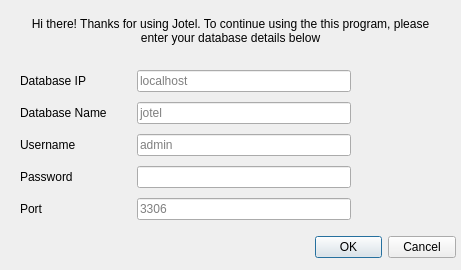
<?xml version="1.0" encoding="UTF-8"?>
<ui version="4.0">
 <class>DatabaseInput</class>
 <widget class="QDialog" name="DatabaseInput">
  <property name="geometry">
   <rect>
    <x>0</x>
    <y>0</y>
    <width>461</width>
    <height>270</height>
   </rect>
  </property>
  <property name="windowTitle">
   <string>Database Setup</string>
  </property>
  <widget class="QWidget" name="verticalLayoutWidget">
   <property name="geometry">
    <rect>
     <x>0</x>
     <y>0</y>
     <width>461</width>
     <height>61</height>
    </rect>
   </property>
   <layout class="QVBoxLayout" name="verticalLayout">
    <property name="sizeConstraint">
     <enum>QLayout::SetDefaultConstraint</enum>
    </property>
    <item>
     <widget class="QLabel" name="label">
      <property name="frameShape">
       <enum>QFrame::NoFrame</enum>
      </property>
      <property name="text">
       <string>Hi there! Thanks for using Jotel. To continue using the this program, please 
enter your database details below</string>
      </property>
      <property name="alignment">
       <set>Qt::AlignCenter</set>
      </property>
      <property name="wordWrap">
       <bool>true</bool>
      </property>
      <property name="indent">
       <number>0</number>
      </property>
     </widget>
    </item>
   </layout>
  </widget>
  <widget class="QDialogButtonBox" name="buttonBox">
   <property name="geometry">
    <rect>
     <x>315</x>
     <y>232</y>
     <width>141</width>
     <height>31</height>
    </rect>
   </property>
   <property name="standardButtons">
    <set>QDialogButtonBox::Cancel|QDialogButtonBox::Ok</set>
   </property>
  </widget>
  <widget class="QWidget" name="">
   <property name="geometry">
    <rect>
     <x>20</x>
     <y>70</y>
     <width>331</width>
     <height>171</height>
    </rect>
   </property>
   <layout class="QFormLayout" name="formLayout">
    <property name="sizeConstraint">
     <enum>QLayout::SetNoConstraint</enum>
    </property>
    <property name="horizontalSpacing">
     <number>30</number>
    </property>
    <property name="verticalSpacing">
     <number>10</number>
    </property>
    <item row="0" column="0">
     <widget class="QLabel" name="databaseIPLabel">
      <property name="text">
       <string>Database IP</string>
      </property>
     </widget>
    </item>
    <item row="0" column="1">
     <widget class="QLineEdit" name="databaseIPLineEdit">
      <property name="placeholderText">
       <string>localhost</string>
      </property>
     </widget>
    </item>
    <item row="1" column="0">
     <widget class="QLabel" name="databaseNameLabel">
      <property name="text">
       <string>Database Name</string>
      </property>
     </widget>
    </item>
    <item row="1" column="1">
     <widget class="QLineEdit" name="databaseNameLineEdit">
      <property name="enabled">
       <bool>true</bool>
      </property>
      <property name="font">
       <font>
        <kerning>true</kerning>
       </font>
      </property>
      <property name="dragEnabled">
       <bool>false</bool>
      </property>
      <property name="placeholderText">
       <string>jotel</string>
      </property>
     </widget>
    </item>
    <item row="2" column="0">
     <widget class="QLabel" name="databaseUserLabel">
      <property name="text">
       <string>Username</string>
      </property>
     </widget>
    </item>
    <item row="2" column="1">
     <widget class="QLineEdit" name="databaseUserLineEdit">
      <property name="placeholderText">
       <string>admin</string>
      </property>
     </widget>
    </item>
    <item row="3" column="0">
     <widget class="QLabel" name="databasePasswordLabel">
      <property name="text">
       <string>Password</string>
      </property>
     </widget>
    </item>
    <item row="3" column="1">
     <widget class="QLineEdit" name="databasePasswordLineEdit">
      <property name="echoMode">
       <enum>QLineEdit::Password</enum>
      </property>
     </widget>
    </item>
    <item row="4" column="0">
     <widget class="QLabel" name="portLabel">
      <property name="text">
       <string>Port</string>
      </property>
     </widget>
    </item>
    <item row="4" column="1">
     <widget class="QLineEdit" name="portLineEdit">
      <property name="placeholderText">
       <string>3306</string>
      </property>
     </widget>
    </item>
   </layout>
  </widget>
  <zorder>verticalLayoutWidget</zorder>
  <zorder>label</zorder>
  <zorder>formLayoutWidget</zorder>
  <zorder>buttonBox</zorder>
 </widget>
 <resources/>
 <connections>
  <connection>
   <sender>buttonBox</sender>
   <signal>rejected()</signal>
   <receiver>DatabaseInput</receiver>
   <slot>close()</slot>
   <hints>
    <hint type="sourcelabel">
     <x>385</x>
     <y>247</y>
    </hint>
    <hint type="destinationlabel">
     <x>230</x>
     <y>134</y>
    </hint>
   </hints>
  </connection>
  <connection>
   <sender>buttonBox</sender>
   <signal>accepted()</signal>
   <receiver>DatabaseInput</receiver>
   <slot>accept()</slot>
   <hints>
    <hint type="sourcelabel">
     <x>385</x>
     <y>247</y>
    </hint>
    <hint type="destinationlabel">
     <x>230</x>
     <y>134</y>
    </hint>
   </hints>
  </connection>
 </connections>
</ui>
